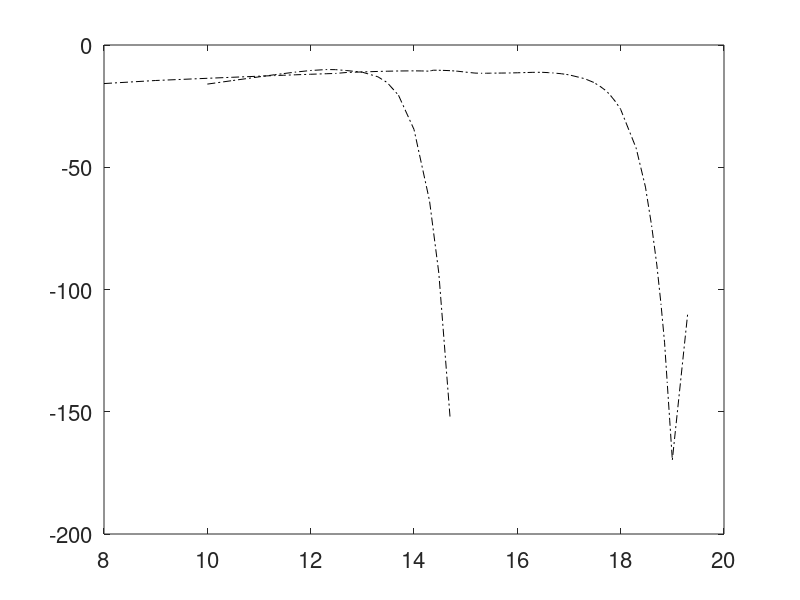

MATLAB code to generate this figure: (Note: this script raises an error after producing the figure.)
set(0,'DefaultAxesFontSize',16)
%load synchrtr.dat
%x=synchrtr(:,1);
%y=synchrtr(:,2);
%plot(x,y+4.,'k.')
%hold on
load fort12g.dat
x=fort12g(:,1);
y=fort12g(:,2);
plot(x,y-9.3,'k-.')
hold on
load fort12d.dat
x=fort12d(:,1);
y=fort12d(:,2);
plot(x,y-11.9,'k-.')
hold on
load fortsync.dat
x=fortsync(:,1);
y=fortsync(:,2);
plot(x,y-10.5,'k-')
hold on
hold on
hold on
load fort12_600d.dat
x=fort12_600d(:,1);
y=fort12_600d(:,2);
plot(x,y-12.2,'k--')
hold on
load fort12_600g.dat
x=fort12_600g(:,1);
y=fort12_600g(:,2);
plot(x,y-10.5,'k--')
hold on
load fort12_100g.dat
x=fort12_100g(:,1);
y=fort12_100g(:,2);
plot(x,y-8.,'k-')
hold on
hold on
load fort12_100d.dat
x=fort12_100d(:,1);
y=fort12_100d(:,2);
plot(x,y-10.6,'k-')
hold on
hold on
load fort18.dat     
x=fort18(:,1);
y=fort18(:,2);
plot(x,y-12.8,'k-')
hold on
load fort113_ic3.dat
x=fort113_ic3(:,1);
y=fort113_ic3(:,2);
plot(x,y-19.,'r-')
hold on
hold on
load fort113_ic2.dat
x=fort113_ic2(:,1);
y=fort113_ic2(:,2);
plot(x,y-13.5,'r--')
hold on
load ic50sed.dat      
x=ic50sed(:,1);
y=ic50sed(:,2);
plot(log10(x),log10(y)+3,'ko')
axis([7. 20. -16.5 -8.])
xlabel('log \nu [Hz]')
ylabel('log \nu F_{\nu} [erg cm^{-2} s^{-1}]')
